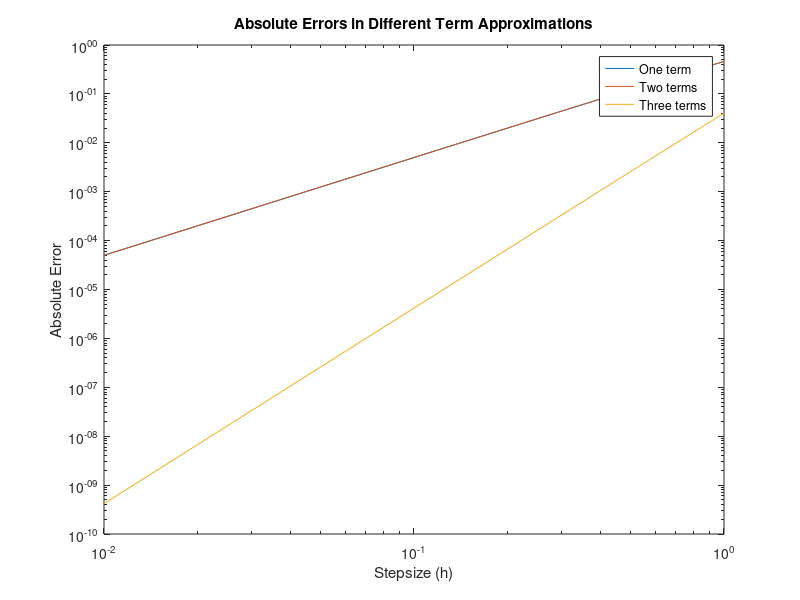

Here is the MATLAB script that generated this plot:
figure; % Creates a figure so all plots are on it
h = 0:.01:1; % Initializes the stepsize of .01 from 1 to 1
x = (pi/2); % Sets x equal to pi/2
E1 = abs((sin(x+h)) - (sin(x))); % Absolute error approximation with 1 term
E2 = abs((sin(x+h)) - (sin(x)) - (cos(x)*h)); % Absolute error approximation with 2 term
E3 = abs((sin(x+h)) - (sin(x)) - (cos(x)*h) + (sin(x)*(h.^2)*.5)); % Absolute error approximation with 3 term
loglog(h,E1); hold on; % Plots E1 and leaves graph open
loglog(h,E2); % Plots E2 on same graph as E1
loglog(h,E3); hold off; % Plots E3 on same graph as E1 & E2 and closes graph
title('Absolute Errors in Different Term Approximations') % Adds title
legend('One term','Two terms','Three terms');ylabel('Absolute Error');xlabel('Stepsize (h)') % Legend & x/ylabels